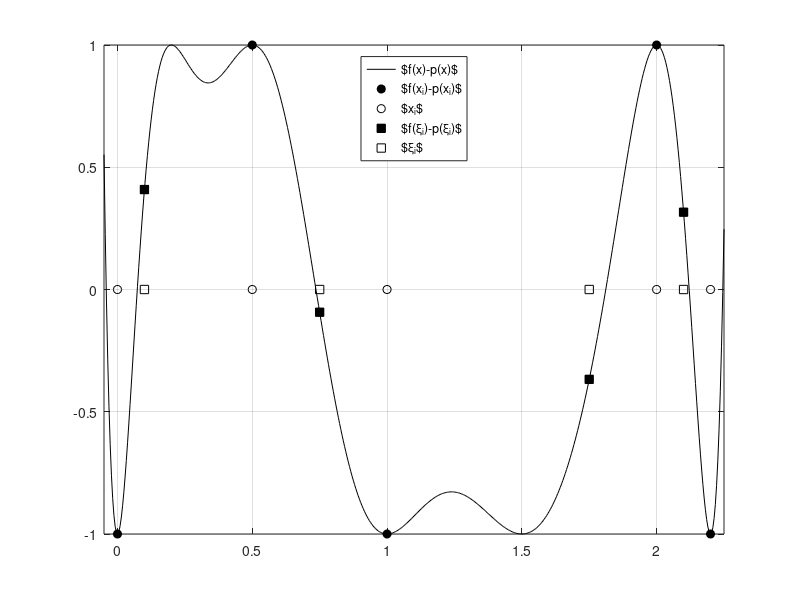

Recreate this plot in MATLAB. (Note: this script raises an error after producing the figure.)
% Hermite interpolation 
 
n = 6;
x = zeros(1,n+1);
y = zeros(1,n+1);
q = zeros(2*n+2,2*n+2);
 
x(1) =  0.00; q(01,1) = -1.0; q(02,1) = 0.0;
x(2) =  0.20; q(03,1) =  1.0; q(04,2) = 0.0;
x(3) =  0.50; q(05,1) =  1.0; q(06,2) = 0.0;
x(4) =  1.00; q(07,1) = -1.0; q(08,2) = 0.0;
x(5) =  1.50; q(09,1) = -1.0; q(10,2) = 0.0;
x(6) =  2.00; q(11,1) =  1.0; q(12,2) = 0.0;
x(7) =  2.20; q(13,1) = -1.0; q(14,2) = 0.0;
%
y(1:n+1) = q(1:2:2*n+1,1);
xo = [x(1),x(3),x(4),x(6),x(7)];
yo = [y(1),y(3),y(4),y(6),y(7)];
  
 z = zeros(1,2*n+2);
 for i = 0:n
    z(2*i+1) = x(i+1);
    z(2*i+2) = x(i+1);
    q(2*i+2,1) = q(2*i+1,1);
    if i ~= 0 
       q(2*i+1,2) = (q(2*i+1,1)-q(2*i,1))/(z(2*i+1)-z(2*i));
    end
 end

 k = 2*n+1;
 for i = 2:k
    for j = 2:i
       q(i+1,j+1) = (q(i+1,j)-q(i,j))/(z(i+1)-z(i-j+1));
    end
 end

a = min(x)-0.05; b = max(x)+0.05;
M = 500;
h = (b-a)/M;
xx = a:h:b;
yy = zeros(1,length(xx));
for ell = 1:M+1
    s = q(k+1,k+1)*(xx(ell)-z(k));
    for i = 2:k
        j = k-i+1;
        s = (s+q(j+1,j+1))*(xx(ell)-z(j));
    end
    s = s + q(1,1);
    yy(ell) = s;
end
clf;
zo = zeros(1,length(xo));
plot(xx,yy,'k-',xo,yo,'ko','MarkerFaceColor','k')
hold on;
plot(xo,zo,'ko')
axis([a b -1 1]);
grid on;
xi(1) = 0.1; xi(2) = 0.75; xi(3) = 1.75; xi(4) = 2.1;
for ell = 1:4
    s = q(k+1,k+1)*(xi(ell)-z(k));
    for i = 2:k
        j = k-i+1;
        s = (s+q(j+1,j+1))*(xi(ell)-z(j));
    end
    s = s + q(1,1);
    yi(ell) = s;
end

zi = zeros(1,length(xi));
plot(xi,yi,'ks','MarkerFaceColor','k')
plot(xi,zi,'ks')
lgd = legend('$f(x)-p(x)$','$f(x_i)-p(x_i)$','$x_i$', ...
  '$f(\xi_i)-p(\xi_i)$','$\xi_i$','Location','north')
lgd.FontSize = 14;
lgd.Interpreter = 'latex';

hold off;
exportgraphics(gca, 'Oscillation.pdf')



